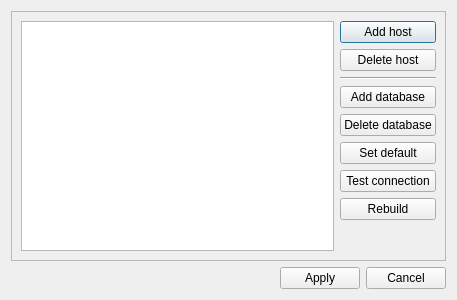
<?xml version="1.0" encoding="UTF-8"?>
<ui version="4.0">
 <class>DialogDatabase</class>
 <widget class="QDialog" name="DialogDatabase">
  <property name="geometry">
   <rect>
    <x>0</x>
    <y>0</y>
    <width>457</width>
    <height>300</height>
   </rect>
  </property>
  <property name="windowTitle">
   <string>Select database</string>
  </property>
  <property name="windowIcon">
   <iconset>
    <normaloff>../../../../usr/share/icons/default.kde4/16x16/places/network-server-database.png</normaloff>../../../../usr/share/icons/default.kde4/16x16/places/network-server-database.png</iconset>
  </property>
  <layout class="QVBoxLayout" name="verticalLayout">
   <item>
    <widget class="QFrame" name="frameDbCtrl">
     <property name="frameShape">
      <enum>QFrame::StyledPanel</enum>
     </property>
     <property name="frameShadow">
      <enum>QFrame::Raised</enum>
     </property>
     <layout class="QHBoxLayout" name="horizontalLayout_2">
      <item>
       <widget class="QTreeView" name="treeViewDatabases">
        <property name="whatsThis">
         <string>Database list</string>
        </property>
       </widget>
      </item>
      <item>
       <layout class="QVBoxLayout" name="verticalLayoutDbCtrl">
        <item>
         <widget class="QPushButton" name="pushButtonHostAdd">
          <property name="whatsThis">
           <string>Add new database host</string>
          </property>
          <property name="text">
           <string>Add host</string>
          </property>
         </widget>
        </item>
        <item>
         <widget class="QPushButton" name="pushButtonHostdelete">
          <property name="whatsThis">
           <string>Delete current database host</string>
          </property>
          <property name="text">
           <string>Delete host</string>
          </property>
         </widget>
        </item>
        <item>
         <widget class="Line" name="line">
          <property name="orientation">
           <enum>Qt::Horizontal</enum>
          </property>
         </widget>
        </item>
        <item>
         <widget class="QPushButton" name="pushButtonDbAdd">
          <property name="whatsThis">
           <string>Add database to host</string>
          </property>
          <property name="text">
           <string>Add database</string>
          </property>
         </widget>
        </item>
        <item>
         <widget class="QPushButton" name="pushButtonDbDelete">
          <property name="whatsThis">
           <string>Delete database from host</string>
          </property>
          <property name="text">
           <string>Delete database</string>
          </property>
         </widget>
        </item>
        <item>
         <widget class="QPushButton" name="pushButtonDbSetDefault">
          <property name="whatsThis">
           <string>Set current database default</string>
          </property>
          <property name="text">
           <string>Set default</string>
          </property>
         </widget>
        </item>
        <item>
         <widget class="QPushButton" name="pushButtonDbTest">
          <property name="whatsThis">
           <string>Test database connection</string>
          </property>
          <property name="text">
           <string>Test connection</string>
          </property>
         </widget>
        </item>
        <item>
         <widget class="QPushButton" name="pushButtonDbRebuild">
          <property name="whatsThis">
           <string>Rebuild structure from current database
WARNING! 
All data in this database be destructed</string>
          </property>
          <property name="text">
           <string>Rebuild</string>
          </property>
         </widget>
        </item>
        <item>
         <spacer name="verticalSpacer">
          <property name="orientation">
           <enum>Qt::Vertical</enum>
          </property>
          <property name="sizeHint" stdset="0">
           <size>
            <width>20</width>
            <height>40</height>
           </size>
          </property>
         </spacer>
        </item>
       </layout>
      </item>
     </layout>
    </widget>
   </item>
   <item>
    <layout class="QHBoxLayout" name="horizontalLayoutButtons">
     <item>
      <spacer name="horizontalSpacer">
       <property name="orientation">
        <enum>Qt::Horizontal</enum>
       </property>
       <property name="sizeHint" stdset="0">
        <size>
         <width>40</width>
         <height>20</height>
        </size>
       </property>
      </spacer>
     </item>
     <item>
      <widget class="QPushButton" name="pushButtonApply">
       <property name="whatsThis">
        <string>Save database configuration</string>
       </property>
       <property name="text">
        <string>Apply</string>
       </property>
      </widget>
     </item>
     <item>
      <widget class="QPushButton" name="pushButtonCancel">
       <property name="whatsThis">
        <string>Cancel database configure</string>
       </property>
       <property name="text">
        <string>Cancel</string>
       </property>
      </widget>
     </item>
    </layout>
   </item>
  </layout>
 </widget>
 <tabstops>
  <tabstop>treeViewDatabases</tabstop>
  <tabstop>pushButtonHostAdd</tabstop>
  <tabstop>pushButtonHostdelete</tabstop>
  <tabstop>pushButtonDbAdd</tabstop>
  <tabstop>pushButtonDbDelete</tabstop>
  <tabstop>pushButtonDbSetDefault</tabstop>
  <tabstop>pushButtonDbTest</tabstop>
  <tabstop>pushButtonDbRebuild</tabstop>
  <tabstop>pushButtonCancel</tabstop>
  <tabstop>pushButtonApply</tabstop>
 </tabstops>
 <resources/>
 <connections>
  <connection>
   <sender>pushButtonCancel</sender>
   <signal>clicked()</signal>
   <receiver>DialogDatabase</receiver>
   <slot>reject()</slot>
   <hints>
    <hint type="sourcelabel">
     <x>405</x>
     <y>284</y>
    </hint>
    <hint type="destinationlabel">
     <x>121</x>
     <y>279</y>
    </hint>
   </hints>
  </connection>
  <connection>
   <sender>treeViewDatabases</sender>
   <signal>activated(QModelIndex)</signal>
   <receiver>DialogDatabase</receiver>
   <slot>indexChanged(QModelIndex)</slot>
   <hints>
    <hint type="sourcelabel">
     <x>166</x>
     <y>135</y>
    </hint>
    <hint type="destinationlabel">
     <x>228</x>
     <y>149</y>
    </hint>
   </hints>
  </connection>
  <connection>
   <sender>pushButtonApply</sender>
   <signal>clicked()</signal>
   <receiver>DialogDatabase</receiver>
   <slot>accept()</slot>
   <hints>
    <hint type="sourcelabel">
     <x>382</x>
     <y>294</y>
    </hint>
    <hint type="destinationlabel">
     <x>214</x>
     <y>275</y>
    </hint>
   </hints>
  </connection>
 </connections>
 <slots>
  <slot>indexChanged(QModelIndex)</slot>
 </slots>
</ui>
